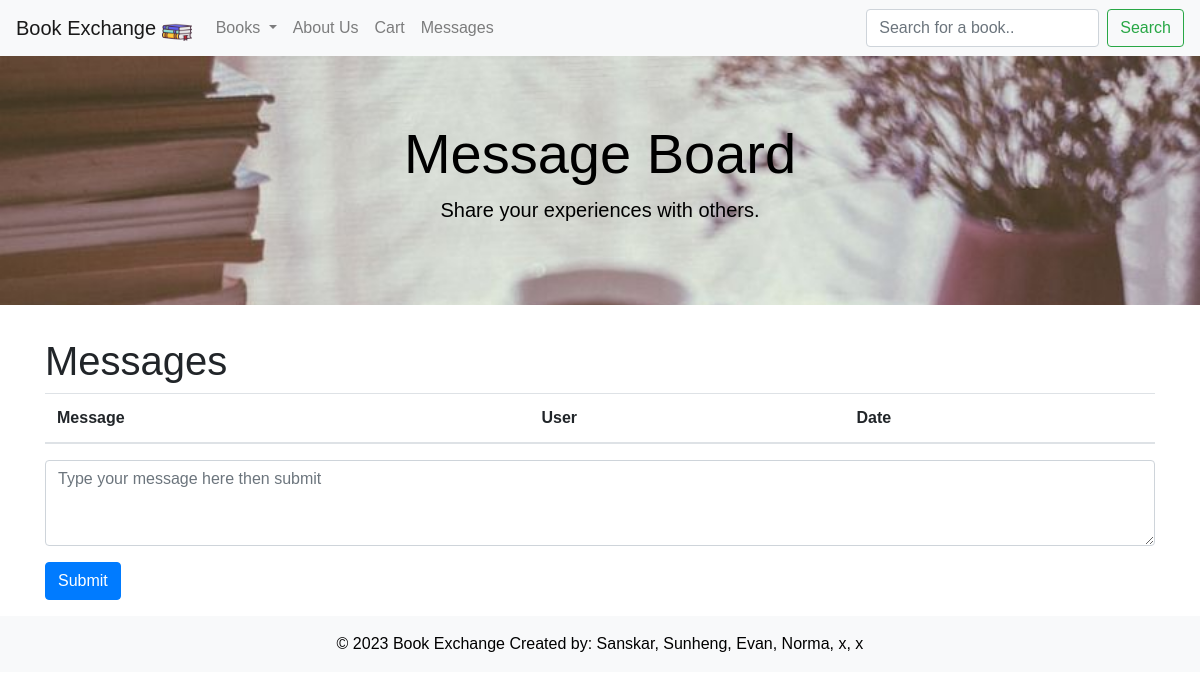
The app's page /messages (signed in), older data.
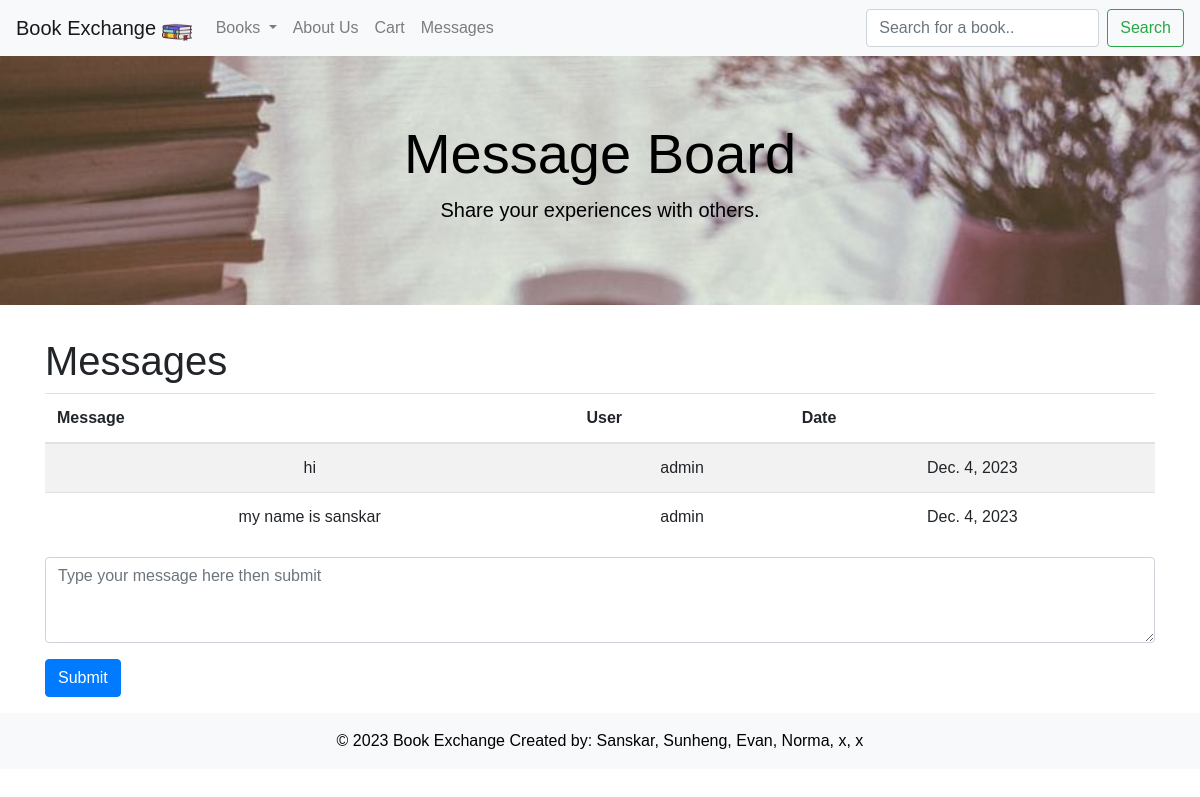
The same page, newer data.
### bookMng/models.py (models this page shows, shortened)
class Message(models.Model):
    message = models.CharField(max_length= 500, blank=True)
    user = models.ForeignKey(User, blank=True, null=True, on_delete=models.CASCADE)
    date = models.DateField(auto_now=True)

### bookMng/views.py (the view)
# urls.py: path('messages', views.messages, name='messages'),
@login_required(login_url=reverse_lazy('login'))
def messages(request):
    submitted = False
    if request.method == 'POST':
        form = MessageForm(request.POST, request.FILES)
        if form.is_valid():
            message = form.save(commit=False)
            message.user = request.user  # Assign the user
            message.save()
            return HttpResponseRedirect('/messages?submitted=True')
    else:
        form = MessageForm()
    if 'submitted' in request.GET:
        submitted = True
    messages = Message.objects.all()
    return render(request, 'bookMng/messages.html', {
        'item_list': MainMenu.objects.all(),
        'form': form,
        'submitted': submitted,
        'messages': messages,
    })

### bookMng/forms.py
class MessageForm(ModelForm):
    class Meta:
        model = Message
        fields = [
            'message','user',
            ]

### bookEx/templates/bookMng/messages.html (shortened to what this page needs)
<!DOCTYPE html>
<html lang="en">
<head>
    {% load static %}
    <link rel="stylesheet" href="https://stackpath.bootstrapcdn.com/bootstrap/4.3.1/css/bootstrap.min.css">
    <link rel="stylesheet" href="{% static '/main.css' %}">
  <link href="https://cdn.jsdelivr.net/npm/aos@2.3.1/dist/aos.css" rel="stylesheet">
</head>
<body>
<nav class="navbar navbar-expand-lg navbar-light bg-light">
    <a class="navbar-brand" href="{% url 'index' %}">
      Book Exchange <img src="/static/book.png" alt="" width="30" height="24" class="d-inline-block align-text-top">
    </a>
    <div class="collapse navbar-collapse" id="navbarNav">
      <ul class="navbar-nav mr-auto">
        <li class="nav-item dropdown">
          <a class="nav-link dropdown-toggle" href="{% url 'index' %}" id="navbarDropdownMenuLink" role="button" data-toggle="dropdown" aria-haspopup="true" aria-expanded="false">
            Books
          </a>
        </li>
        <li class="nav-item">
            <a class="nav-link" href="{%url 'aboutus' %}">About Us</a>
        </li>
          <li class="nav-item">
            <a class="nav-link" href="{%url 'cart' %}">Cart</a>
        </li>
          <li class="nav-item">
            <a class="nav-link" href="{%url 'messages' %}">Messages</a>
          </li>
      </ul>
      <form action="{% url 'search' %}" enctype="multipart/form-data" method="submit" novalidate class="form-inline my-2 my-lg-0">
        <input class="form-control mr-sm-2" type="text" placeholder="Search for a book.." name="search">
        <button class="btn btn-outline-success my-2 my-sm-0" type="submit">Search</button>
      </form>
    </div>
  </nav>
<div class="jumbotron jumbotron-fluid" data-aos="fade-down">
  <div class="container center-text">
    <h1 class="display-4">Message Board</h1>
    <p class="lead">Share your experiences with others.</p>
  </div>
</div>
{% block content %}
<div class="container">
    <h1 data-aos="fade up">Messages</h1>
    <table class="table table-striped table-hover" align="center" data-aos="fade up">
        <thead>
            <tr>
                <th>Message</th>
                <th>User</th>
                <th>Date</th>
            </tr>
        </thead>
        <tbody>
            {% for message in messages %}
            <tr>
                <td align = "center">
                    {{ message.message }}
                </td>
                <td align = "center">
                    {{ message.user }}
                </td>
                <td align = "center">
                    {{ message.date }}
                </td>
            </tr>
            {% endfor %}
        </tbody>
    </table>
    <form action="" enctype="multipart/form-data" method="post" novalidate class="mb-3" data-aos="fade up">
        <div class="form-group">
            <textarea name="message" class="form-control" rows="3" placeholder="Type your message here then submit"></textarea>
        </div>
        <button type="submit" class="btn btn-primary">Submit</button>
    </form>
</div>
{% endblock content %}
<footer class="bg-light text-center text-lg-start">
  <div class="text-center p-3">
    © 2023 Book Exchange
    Created by: Sanskar, Sunheng, Evan, Norma, x, x
  </div>
</footer>
</body>
</html>

Row changes from the older to the newer data that the page shows:
added Message: message "hi", user "admin", date "Dec. 4, 2023"
added Message: message "my name is sanskar", user "admin", date "Dec. 4, 2023"
